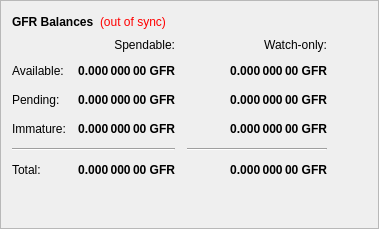
        <widget class="QFrame" name="frame">
         <property name="frameShape">
          <enum>QFrame::StyledPanel</enum>
         </property>
         <property name="frameShadow">
          <enum>QFrame::Raised</enum>
         </property>
         <layout class="QVBoxLayout" name="verticalLayout_4">
          <item>
           <layout class="QHBoxLayout" name="horizontalLayout_4">
            <item>
             <widget class="QLabel" name="label_5">
              <property name="font">
               <font>
                <weight>75</weight>
                <bold>true</bold>
               </font>
              </property>
              <property name="text">
               <string>GFR Balances</string>
              </property>
             </widget>
            </item>
            <item>
             <widget class="QLabel" name="labelWalletStatus">
              <property name="cursor">
               <cursorShape>WhatsThisCursor</cursorShape>
              </property>
              <property name="toolTip">
               <string>The displayed information may be out of date. Your wallet automatically synchronizes with the Gfr network after a connection is established, but this process has not completed yet.</string>
              </property>
              <property name="styleSheet">
               <string notr="true">QLabel { color: red; }</string>
              </property>
              <property name="text">
               <string notr="true">(out of sync)</string>
              </property>
              <property name="alignment">
               <set>Qt::AlignLeading|Qt::AlignLeft|Qt::AlignVCenter</set>
              </property>
             </widget>
            </item>
            <item>
             <spacer name="horizontalSpacer_3">
              <property name="orientation">
               <enum>Qt::Horizontal</enum>
              </property>
              <property name="sizeHint" stdset="0">
               <size>
                <width>40</width>
                <height>20</height>
               </size>
              </property>
             </spacer>
            </item>
           </layout>
          </item>
          <item>
           <layout class="QGridLayout" name="gridLayout">
            <property name="spacing">
             <number>12</number>
            </property>
            <item row="2" column="2">
             <widget class="QLabel" name="labelWatchPending">
              <property name="font">
               <font>
                <weight>75</weight>
                <bold>true</bold>
               </font>
              </property>
              <property name="cursor">
               <cursorShape>IBeamCursor</cursorShape>
              </property>
              <property name="toolTip">
               <string>Unconfirmed transactions to watch-only addresses</string>
              </property>
              <property name="text">
               <string notr="true">0.000 000 00 GFR</string>
              </property>
              <property name="alignment">
               <set>Qt::AlignRight|Qt::AlignTrailing|Qt::AlignVCenter</set>
              </property>
              <property name="textInteractionFlags">
               <set>Qt::LinksAccessibleByMouse|Qt::TextSelectableByKeyboard|Qt::TextSelectableByMouse</set>
              </property>
             </widget>
            </item>
            <item row="2" column="1">
             <widget class="QLabel" name="labelUnconfirmed">
              <property name="font">
               <font>
                <weight>75</weight>
                <bold>true</bold>
               </font>
              </property>
              <property name="cursor">
               <cursorShape>IBeamCursor</cursorShape>
              </property>
              <property name="toolTip">
               <string>Total of transactions that have yet to be confirmed, and do not yet count toward the spendable balance</string>
              </property>
              <property name="text">
               <string notr="true">0.000 000 00 GFR</string>
              </property>
              <property name="alignment">
               <set>Qt::AlignRight|Qt::AlignTrailing|Qt::AlignVCenter</set>
              </property>
              <property name="textInteractionFlags">
               <set>Qt::LinksAccessibleByMouse|Qt::TextSelectableByKeyboard|Qt::TextSelectableByMouse</set>
              </property>
             </widget>
            </item>
            <item row="3" column="2">
             <widget class="QLabel" name="labelWatchImmature">
              <property name="font">
               <font>
                <weight>75</weight>
                <bold>true</bold>
               </font>
              </property>
              <property name="cursor">
               <cursorShape>IBeamCursor</cursorShape>
              </property>
              <property name="toolTip">
               <string>Staked or masternode rewards in watch-only addresses that has not yet matured</string>
              </property>
              <property name="text">
               <string notr="true">0.000 000 00 GFR</string>
              </property>
              <property name="alignment">
               <set>Qt::AlignRight|Qt::AlignTrailing|Qt::AlignVCenter</set>
              </property>
              <property name="textInteractionFlags">
               <set>Qt::LinksAccessibleByMouse|Qt::TextSelectableByKeyboard|Qt::TextSelectableByMouse</set>
              </property>
             </widget>
            </item>
            <item row="4" column="0" colspan="2">
             <widget class="Line" name="lineSpendableBalance">
              <property name="orientation">
               <enum>Qt::Horizontal</enum>
              </property>
             </widget>
            </item>
            <item row="4" column="2">
             <widget class="Line" name="lineWatchBalance">
              <property name="sizePolicy">
               <sizepolicy hsizetype="Preferred" vsizetype="Fixed">
                <horstretch>0</horstretch>
                <verstretch>0</verstretch>
               </sizepolicy>
              </property>
              <property name="minimumSize">
               <size>
                <width>140</width>
                <height>0</height>
               </size>
              </property>
              <property name="orientation">
               <enum>Qt::Horizontal</enum>
              </property>
             </widget>
            </item>
            <item row="5" column="0">
             <widget class="QLabel" name="labelTotalText">
              <property name="text">
               <string>Total:</string>
              </property>
             </widget>
            </item>
            <item row="3" column="1">
             <widget class="QLabel" name="labelImmature">
              <property name="font">
               <font>
                <weight>75</weight>
                <bold>true</bold>
               </font>
              </property>
              <property name="cursor">
               <cursorShape>IBeamCursor</cursorShape>
              </property>
              <property name="toolTip">
               <string>Staked or masternode rewards that has not yet matured</string>
              </property>
              <property name="text">
               <string notr="true">0.000 000 00 GFR</string>
              </property>
              <property name="alignment">
               <set>Qt::AlignRight|Qt::AlignTrailing|Qt::AlignVCenter</set>
              </property>
              <property name="textInteractionFlags">
               <set>Qt::LinksAccessibleByMouse|Qt::TextSelectableByKeyboard|Qt::TextSelectableByMouse</set>
              </property>
             </widget>
            </item>
            <item row="2" column="3">
             <spacer name="horizontalSpacer_2">
              <property name="orientation">
               <enum>Qt::Horizontal</enum>
              </property>
              <property name="sizeHint" stdset="0">
               <size>
                <width>40</width>
                <height>20</height>
               </size>
              </property>
             </spacer>
            </item>
            <item row="3" column="0">
             <widget class="QLabel" name="labelImmatureText">
              <property name="text">
               <string>Immature:</string>
              </property>
             </widget>
            </item>
            <item row="5" column="1">
             <widget class="QLabel" name="labelTotal">
              <property name="font">
               <font>
                <weight>75</weight>
                <bold>true</bold>
               </font>
              </property>
              <property name="cursor">
               <cursorShape>IBeamCursor</cursorShape>
              </property>
              <property name="toolTip">
               <string>Your current total balance</string>
              </property>
              <property name="text">
               <string notr="true">0.000 000 00 GFR</string>
              </property>
              <property name="alignment">
               <set>Qt::AlignRight|Qt::AlignTrailing|Qt::AlignVCenter</set>
              </property>
              <property name="textInteractionFlags">
               <set>Qt::LinksAccessibleByMouse|Qt::TextSelectableByKeyboard|Qt::TextSelectableByMouse</set>
              </property>
             </widget>
            </item>
            <item row="5" column="2">
             <widget class="QLabel" name="labelWatchTotal">
              <property name="font">
               <font>
                <weight>75</weight>
                <bold>true</bold>
               </font>
              </property>
              <property name="cursor">
               <cursorShape>IBeamCursor</cursorShape>
              </property>
              <property name="toolTip">
               <string>Current total balance in watch-only addresses</string>
              </property>
              <property name="text">
               <string notr="true">0.000 000 00 GFR</string>
              </property>
              <property name="alignment">
               <set>Qt::AlignRight|Qt::AlignTrailing|Qt::AlignVCenter</set>
              </property>
              <property name="textInteractionFlags">
               <set>Qt::LinksAccessibleByMouse|Qt::TextSelectableByKeyboard|Qt::TextSelectableByMouse</set>
              </property>
             </widget>
            </item>
            <item row="0" column="2">
             <widget class="QLabel" name="labelWatchonly">
              <property name="text">
               <string>Watch-only:</string>
              </property>
              <property name="alignment">
               <set>Qt::AlignRight|Qt::AlignTrailing|Qt::AlignVCenter</set>
              </property>
             </widget>
            </item>
            <item row="1" column="0">
             <widget class="QLabel" name="labelBalanceText">
              <property name="text">
               <string>Available:</string>
              </property>
             </widget>
            </item>
            <item row="1" column="1">
             <widget class="QLabel" name="labelBalance">
              <property name="font">
               <font>
                <weight>75</weight>
                <bold>true</bold>
               </font>
              </property>
              <property name="cursor">
               <cursorShape>IBeamCursor</cursorShape>
              </property>
              <property name="toolTip">
               <string>Your current spendable balance</string>
              </property>
              <property name="text">
               <string notr="true">0.000 000 00 GFR</string>
              </property>
              <property name="alignment">
               <set>Qt::AlignRight|Qt::AlignTrailing|Qt::AlignVCenter</set>
              </property>
              <property name="textInteractionFlags">
               <set>Qt::LinksAccessibleByMouse|Qt::TextSelectableByKeyboard|Qt::TextSelectableByMouse</set>
              </property>
             </widget>
            </item>
            <item row="1" column="2">
             <widget class="QLabel" name="labelWatchAvailable">
              <property name="font">
               <font>
                <weight>75</weight>
                <bold>true</bold>
               </font>
              </property>
              <property name="cursor">
               <cursorShape>IBeamCursor</cursorShape>
              </property>
              <property name="toolTip">
               <string>Your current balance in watch-only addresses</string>
              </property>
              <property name="text">
               <string notr="true">0.000 000 00 GFR</string>
              </property>
              <property name="alignment">
               <set>Qt::AlignRight|Qt::AlignTrailing|Qt::AlignVCenter</set>
              </property>
              <property name="textInteractionFlags">
               <set>Qt::LinksAccessibleByMouse|Qt::TextSelectableByKeyboard|Qt::TextSelectableByMouse</set>
              </property>
             </widget>
            </item>
            <item row="2" column="0">
             <widget class="QLabel" name="labelPendingText">
              <property name="text">
               <string>Pending:</string>
              </property>
             </widget>
            </item>
            <item row="0" column="1">
             <widget class="QLabel" name="labelSpendable">
              <property name="text">
               <string>Spendable:</string>
              </property>
              <property name="alignment">
               <set>Qt::AlignRight|Qt::AlignTrailing|Qt::AlignVCenter</set>
              </property>
             </widget>
            </item>
           </layout>
          </item>
          <item>
           <spacer name="verticalSpacer_4">
            <property name="orientation">
             <enum>Qt::Vertical</enum>
            </property>
            <property name="sizeHint" stdset="0">
             <size>
              <width>20</width>
              <height>40</height>
             </size>
            </property>
           </spacer>
          </item>
         </layout>
        </widget>
